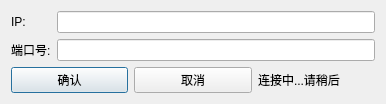
<?xml version="1.0" encoding="UTF-8"?>
<ui version="4.0">
 <class>initial</class>
 <widget class="QDialog" name="initial">
  <property name="geometry">
   <rect>
    <x>0</x>
    <y>0</y>
    <width>386</width>
    <height>97</height>
   </rect>
  </property>
  <property name="windowTitle">
   <string>Dialog</string>
  </property>
  <layout class="QVBoxLayout" name="verticalLayout">
   <item>
    <layout class="QGridLayout" name="gridLayout_2">
     <item row="0" column="1">
      <widget class="QLineEdit" name="ip"/>
     </item>
     <item row="2" column="1">
      <widget class="QLineEdit" name="port"/>
     </item>
     <item row="2" column="0">
      <widget class="QLabel" name="label_2">
       <property name="text">
        <string>端口号:</string>
       </property>
      </widget>
     </item>
     <item row="0" column="0">
      <widget class="QLabel" name="label">
       <property name="text">
        <string>IP:</string>
       </property>
      </widget>
     </item>
    </layout>
   </item>
   <item>
    <layout class="QHBoxLayout" name="horizontalLayout_3">
     <item>
      <layout class="QHBoxLayout" name="horizontalLayout_2" stretch="0,0,0">
       <item>
        <widget class="QPushButton" name="o">
         <property name="text">
          <string>确认</string>
         </property>
        </widget>
       </item>
       <item>
        <widget class="QPushButton" name="c">
         <property name="text">
          <string>取消</string>
         </property>
        </widget>
       </item>
       <item>
        <widget class="QLabel" name="label_3">
         <property name="sizePolicy">
          <sizepolicy hsizetype="Minimum" vsizetype="Preferred">
           <horstretch>0</horstretch>
           <verstretch>0</verstretch>
          </sizepolicy>
         </property>
         <property name="text">
          <string>连接中...请稍后</string>
         </property>
        </widget>
       </item>
      </layout>
     </item>
    </layout>
   </item>
  </layout>
 </widget>
 <resources/>
 <connections/>
</ui>
